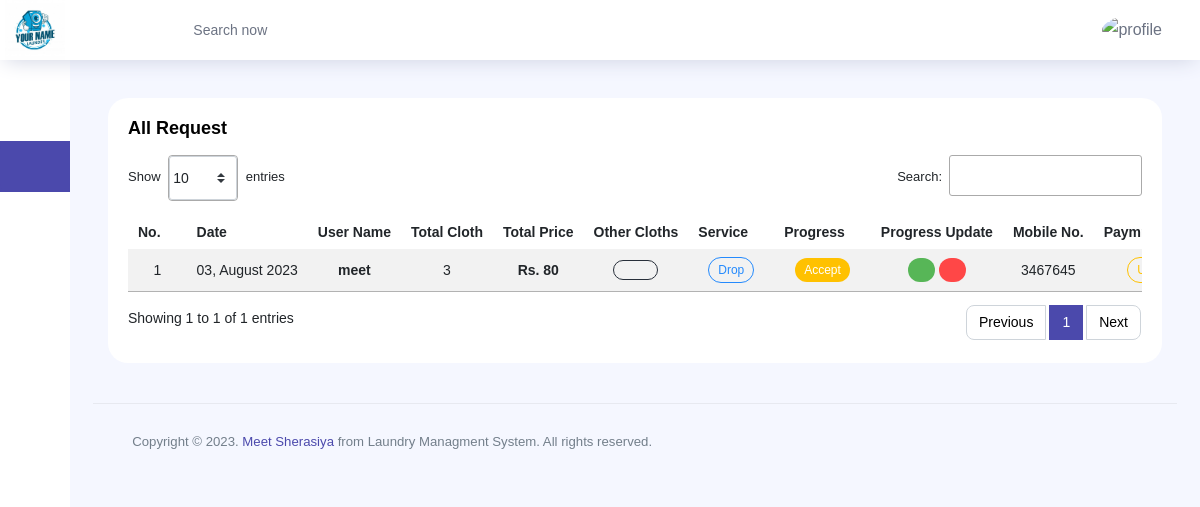
/admin-site/all-req/ (signed in), run on the app's committed database.
### user/models.py (models this page shows, shortened)
class UserReqeuest(models.Model):
    uuid = models.UUIDField(primary_key=True, default=uuid.uuid4, editable=False)
    user = models.ForeignKey(User, on_delete=models.CASCADE)
    pickup_date = models.DateField()
    topwear = models.PositiveIntegerField(default=0)
    bottomwear = models.PositiveIntegerField(default=0)
    woolenwear = models.PositiveIntegerField(default=0)
    otherclothes = models.PositiveIntegerField(default=0)
    SERVICE_CHOICES = [
        ('drop', 'Drop'),
        ('pickup', 'House Pickup'),
    ]
    service_type = models.CharField(max_length=10, choices=SERVICE_CHOICES)
    address = models.TextField(null=True, blank=True)
    contact_person = models.CharField(max_length=20)
    description = models.TextField(null=True, blank=True)
    PROGRESS_CHOICES = [
        ('Pending', 'Pending'),
        ('Accept', 'Accept'),
        ('Inprogress', 'Inprogress'),
        ('Finish', 'Finish'),
        ('Cancle', 'Cancle'),
    ]
    progress = models.CharField(max_length=10, choices=PROGRESS_CHOICES)
    topwearprice = models.PositiveIntegerField(default=0)
    bottomwearprice = models.PositiveIntegerField(default=0)
    woolenwearprice = models.PositiveIntegerField(default=0)
    otherclothesprice = models.PositiveIntegerField(default=0)
    totalprice = models.PositiveIntegerField(default=0)
    PAYMENT_CHOICES = [
        ('Unpaid', 'Unpaid'),
        ('Cash', 'Cash'),
        ('Online', 'Online')
    ]
    payment = models.CharField(max_length=10, choices=PAYMENT_CHOICES)
    created_at = models.DateTimeField(auto_now_add=True)

### laundryadmin/views.py (the view)
# urls.py: path('all-req/', allwork, name="allwork"),
@login_required(login_url='/admin-site/login/')
def allwork(request):
    user = UserReqeuest.objects.all().order_by('-pickup_date')
    context = {
        'page_obj': user,
    }
    return render(request, 'admin/all_work.html', context)

### laundryadmin/context_processors.py (called while the page is built)
def company_logo(request):
    try:
        company = Company.objects.first()
        name = company.comapny_name
        logo = company.logo.url if company.logo else None
        fav_icon = company.fav_icon.url if company.fav_icon else None
    except Company.DoesNotExist:
        name = 'laundry'
        logo = None
        fav_icon = None
    return {'company_logo': logo, 'company_fav_icon': fav_icon, 'company_name': name}

### laundryadmin/templatetags/custom_filters.py (called while the page is built)
@register.filter
def calculate_total_cloths(user):
    return user.topwear + user.bottomwear + user.woolenwear + user.otherclothes

### templates/admin/all_work.html (shortened to what this page needs)
{% extends "admin/adminbase.html" %}
{% load custom_filters %}
{% block bootscript %}
    <link href="https://cdn.jsdelivr.net/npm/bootstrap@5.3.0/dist/css/bootstrap.min.css" rel="stylesheet">
    <link rel="stylesheet" type="text/css" href="https://cdn.datatables.net/1.11.3/css/jquery.dataTables.min.css">
{% endblock bootscript %}
{% block body %}
<div class="content-wrapper">
    <div class="row">
        <div class="col-md-12 grid-margin stretch-card">
            <div class="card">
                <div class="card-body">
                    <p class="card-title mb-0">All Request</p>
                <div class="table-responsive mt-3">
                <table class="table table-striped table-borderless text-center" id="myTable">
                    <thead>
                        <tr>
                            <th>No.</th>
                            <th>Date</th>
                            <th>User Name</th>
                            <th>Total Cloth</th>
                            <th>Total Price</th>
                            <th>Other Cloths</th>
                            <th>Service</th>
                            <th>Progress</th>
                            <th>Progress Update</th>
                            <th>Mobile No.</th>
                            <th>Paymnet Status</th>
                        </tr>
                    </thead>
                <tbody>
                    {% for user in page_obj %}
                    <tr>
                        <td>{{forloop.counter}}</td>
                        <td>{{user.pickup_date|date:"d, F Y"}}</td>
                        <td class="font-weight-bold">{{user.user}}</td>
                        <td>{{user|calculate_total_cloths}}</td>
                        <td class="font-weight-bold">Rs. {{user.totalprice}}</td>
                        <td>
                            <i class="btn {% if user.otherclothes == 0 %}btn-outline-dark{% else %}btn-outline-info{% endif %}">
                                {% if user.otherclothes == 0 %}
                                    <span class="ti-close"></span>
                                {% else %}
                                    <span class="ti-check"></span>
                                {% endif %}
                            </i>
                        </td>
                        <td><div class="badge {% if user.service_type == 'drop' %}badge-outline-info{% else %}badge-outline-danger{% endif %}">{{user.service_type|capfirst}}</div></td>
                        <td class="font-weight-medium"><div class="badge {% if user.progress == 'Pending' %}bg-primary{% elif user.progress == 'Accept' %}bg-warning {% elif user.progress == 'Inprogress' %}bg-dark {% elif user.progress == 'Finish' %}bg-success{% elif user.progress == 'Cancle' %}bg-danger{% endif %}">{{user.progress}}</div></td>
                        <td class="font-weight-medium">
                            <a class="badge badge-success" href="{% url 'update_all_progress' user.uuid %}"><span class="ti-check"></span></a>
                            <a class="badge badge-danger" href="{% url 'cancle_all_progress' user.uuid %}"><span class="ti-close"></span></a></td>
                        <td>{{user.contact_person}}</td>
                        <td><div class="badge {% if user.payment == 'Unpaid' %}badge-outline-warning{% elif user.payment == 'Cash' %}badge-outline-dark{% else %}badge-outline-info{% endif %}">{{user.payment|capfirst}}</div></td>
                    </tr>
                    {% endfor %}
                </tbody>
                </table>
            </div>
        </div>
    </div>
</div>
{% endblock body %}

### data on the page
UserReqeuest: pickup_date "03, August 2023", user "meet", topwear+bottomwear+woolenwear "3", totalprice "80", service_type "Drop", progress "Accept", contact_person "3467645"
